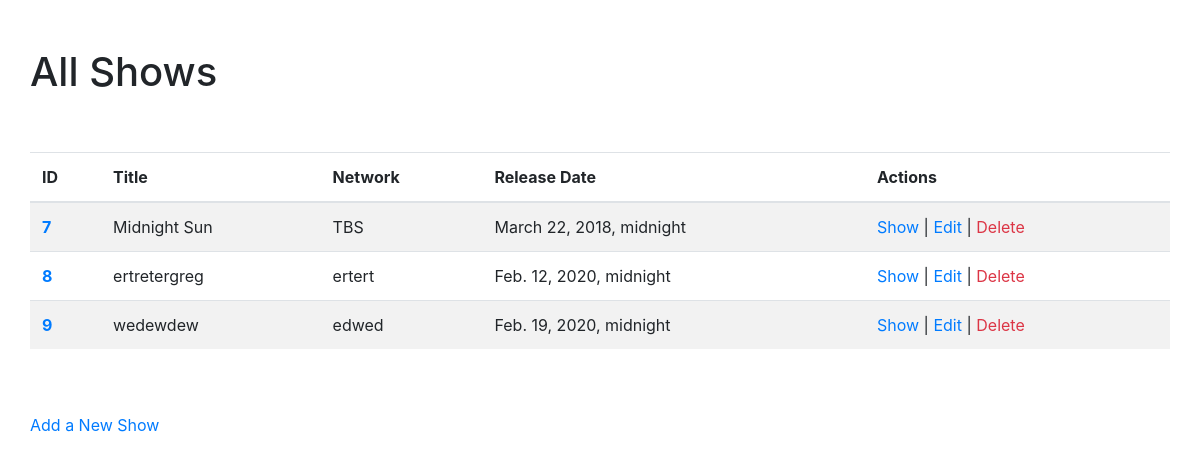
/shows, run on the app's committed database.
### tv_shows_app/models.py (models this page shows)
class Show(models.Model):
    title = models.CharField(max_length=45)
    network = models.CharField(max_length=45)
    release_date = models.DateTimeField()
    desc = models.TextField(default="description")
    created_at = models.DateTimeField(auto_now_add=True)
    updated_at = models.DateTimeField(auto_now=True)
    objects = ShowManager()

### tv_shows_app/views.py (the view)
# urls.py: path('shows', views.shows),
def shows(request):
    return render(request, 'index.html', {'shows': Show.objects.all()})

### tv_shows_app/templates/index.html (shortened to what this page needs)
<!DOCTYPE html>
<html lang="en">
<head>
    <link rel="stylesheet" href="https://stackpath.bootstrapcdn.com/bootstrap/4.4.1/css/bootstrap.min.css"
>
    {% load static %}
    <link rel="stylesheet" href="{% static 'styles.css' %}">
</head>
<body>
    <div class="container py-5">
        <div class="row">
            <h1>All Shows</h1>
        </div>
        <div class="row my-5">
            <table class="table table-striped">
                <thead>
                    <tr>
                        <th scope="col">ID</th>
                        <th scope="col">Title</th>
                        <th scope="col">Network</th>
                        <th scope="col">Release Date</th>
                        <th scope="col">Actions</th>
                    </tr>
                </thead>
                <tbody>
                    {% for show in shows %}
                    <tr>
                        <th scope="row"><a href="/shows/{{ show.id }}">{{ show.id }}</a></th>
                        <td>{{ show.title }}</td>
                        <td>{{ show.network }}</td>
                        <td>{{ show.release_date }}</td>
                        <td><a href="/shows/{{ show.id }}">Show</a> | <a href="/shows/{{ show.id }}/edit">Edit</a> | <a
                                class="text-danger" href="shows/{{ show.id }}/delete">Delete</a>
                        </td>
                    </tr>
                    {% endfor %}
                </tbody>
            </table>
        </div>
        <div class="row">
            <a href="/shows/new">Add a New Show</a>
        </div>
    </div>
</body>
</html>

### data on the page
Show: id "7", title "Midnight Sun", network "TBS", release_date "March 22, 2018, midnight"
Show: id "8", title "ertretergreg", network "ertert", release_date "Feb. 12, 2020, midnight"
Show: id "9", title "wedewdew", network "edwed", release_date "Feb. 19, 2020, midnight"
